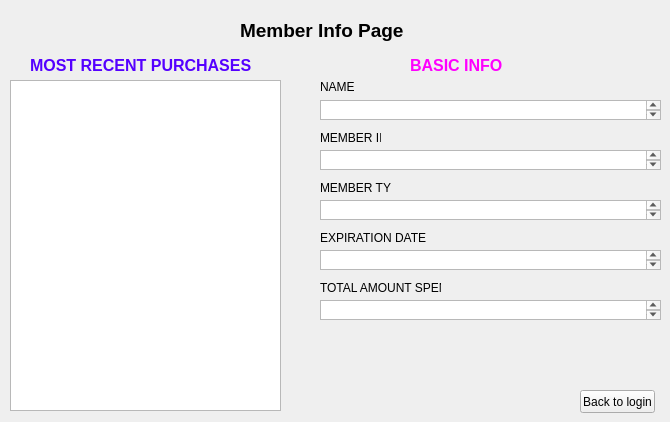
    <widget class="QWidget" name="MEMBER_INFO">
     <widget class="QLabel" name="MemberInfoPageLabel">
      <property name="geometry">
       <rect>
        <x>240</x>
        <y>10</y>
        <width>181</width>
        <height>41</height>
       </rect>
      </property>
      <property name="text">
       <string>&lt;html&gt;&lt;head/&gt;&lt;body&gt;&lt;p&gt;&lt;span style=&quot; font-size:14pt; font-weight:600; color:#000000;&quot;&gt;Member Info Page&lt;/span&gt;&lt;/p&gt;&lt;/body&gt;&lt;/html&gt;</string>
      </property>
     </widget>
     <widget class="QPushButton" name="Member_info_back_button">
      <property name="geometry">
       <rect>
        <x>580</x>
        <y>390</y>
        <width>75</width>
        <height>23</height>
       </rect>
      </property>
      <property name="text">
       <string>Back to login</string>
      </property>
     </widget>
     <widget class="QLabel" name="MemberInfoPageLabel_2">
      <property name="geometry">
       <rect>
        <x>30</x>
        <y>30</y>
        <width>231</width>
        <height>71</height>
       </rect>
      </property>
      <property name="text">
       <string>&lt;html&gt;&lt;head/&gt;&lt;body&gt;&lt;p&gt;&lt;span style=&quot; font-size:12pt; font-weight:600; color:#5500ff;&quot;&gt;MOST RECENT PURCHASES&lt;/span&gt;&lt;/p&gt;&lt;/body&gt;&lt;/html&gt;</string>
      </property>
     </widget>
     <widget class="QLabel" name="MemberInfoPageLabel_3">
      <property name="geometry">
       <rect>
        <x>410</x>
        <y>50</y>
        <width>101</width>
        <height>31</height>
       </rect>
      </property>
      <property name="text">
       <string>&lt;html&gt;&lt;head/&gt;&lt;body&gt;&lt;p&gt;&lt;span style=&quot; font-size:12pt; font-weight:600; color:#ff00ff;&quot;&gt;BASIC INFO&lt;/span&gt;&lt;/p&gt;&lt;/body&gt;&lt;/html&gt;</string>
      </property>
     </widget>
     <widget class="QTextBrowser" name="Member_Info_Receipt">
      <property name="geometry">
       <rect>
        <x>10</x>
        <y>80</y>
        <width>271</width>
        <height>331</height>
       </rect>
      </property>
     </widget>
     <widget class="QTextBrowser" name="Member_Info_Name">
      <property name="geometry">
       <rect>
        <x>320</x>
        <y>100</y>
        <width>341</width>
        <height>20</height>
       </rect>
      </property>
     </widget>
     <widget class="QTextBrowser" name="Member_Info_Expiration">
      <property name="geometry">
       <rect>
        <x>320</x>
        <y>250</y>
        <width>341</width>
        <height>20</height>
       </rect>
      </property>
     </widget>
     <widget class="QLabel" name="label_8">
      <property name="geometry">
       <rect>
        <x>320</x>
        <y>80</y>
        <width>47</width>
        <height>13</height>
       </rect>
      </property>
      <property name="text">
       <string>NAME</string>
      </property>
     </widget>
     <widget class="QLabel" name="label_9">
      <property name="geometry">
       <rect>
        <x>320</x>
        <y>180</y>
        <width>71</width>
        <height>16</height>
       </rect>
      </property>
      <property name="text">
       <string>MEMBER TYPE</string>
      </property>
     </widget>
     <widget class="QLabel" name="label_10">
      <property name="geometry">
       <rect>
        <x>320</x>
        <y>130</y>
        <width>61</width>
        <height>16</height>
       </rect>
      </property>
      <property name="text">
       <string>MEMBER ID</string>
      </property>
     </widget>
     <widget class="QTextBrowser" name="Member_Info_Type">
      <property name="geometry">
       <rect>
        <x>320</x>
        <y>200</y>
        <width>341</width>
        <height>20</height>
       </rect>
      </property>
     </widget>
     <widget class="QTextBrowser" name="Member_Info_Spent">
      <property name="geometry">
       <rect>
        <x>320</x>
        <y>300</y>
        <width>341</width>
        <height>20</height>
       </rect>
      </property>
     </widget>
     <widget class="QLabel" name="label_11">
      <property name="geometry">
       <rect>
        <x>320</x>
        <y>280</y>
        <width>121</width>
        <height>16</height>
       </rect>
      </property>
      <property name="text">
       <string>TOTAL AMOUNT SPENT</string>
      </property>
     </widget>
     <widget class="QTextBrowser" name="Member_Info_Id">
      <property name="geometry">
       <rect>
        <x>320</x>
        <y>150</y>
        <width>341</width>
        <height>20</height>
       </rect>
      </property>
     </widget>
     <widget class="QLabel" name="label_12">
      <property name="geometry">
       <rect>
        <x>320</x>
        <y>230</y>
        <width>111</width>
        <height>16</height>
       </rect>
      </property>
      <property name="text">
       <string>EXPIRATION DATE</string>
      </property>
     </widget>
    </widget>
